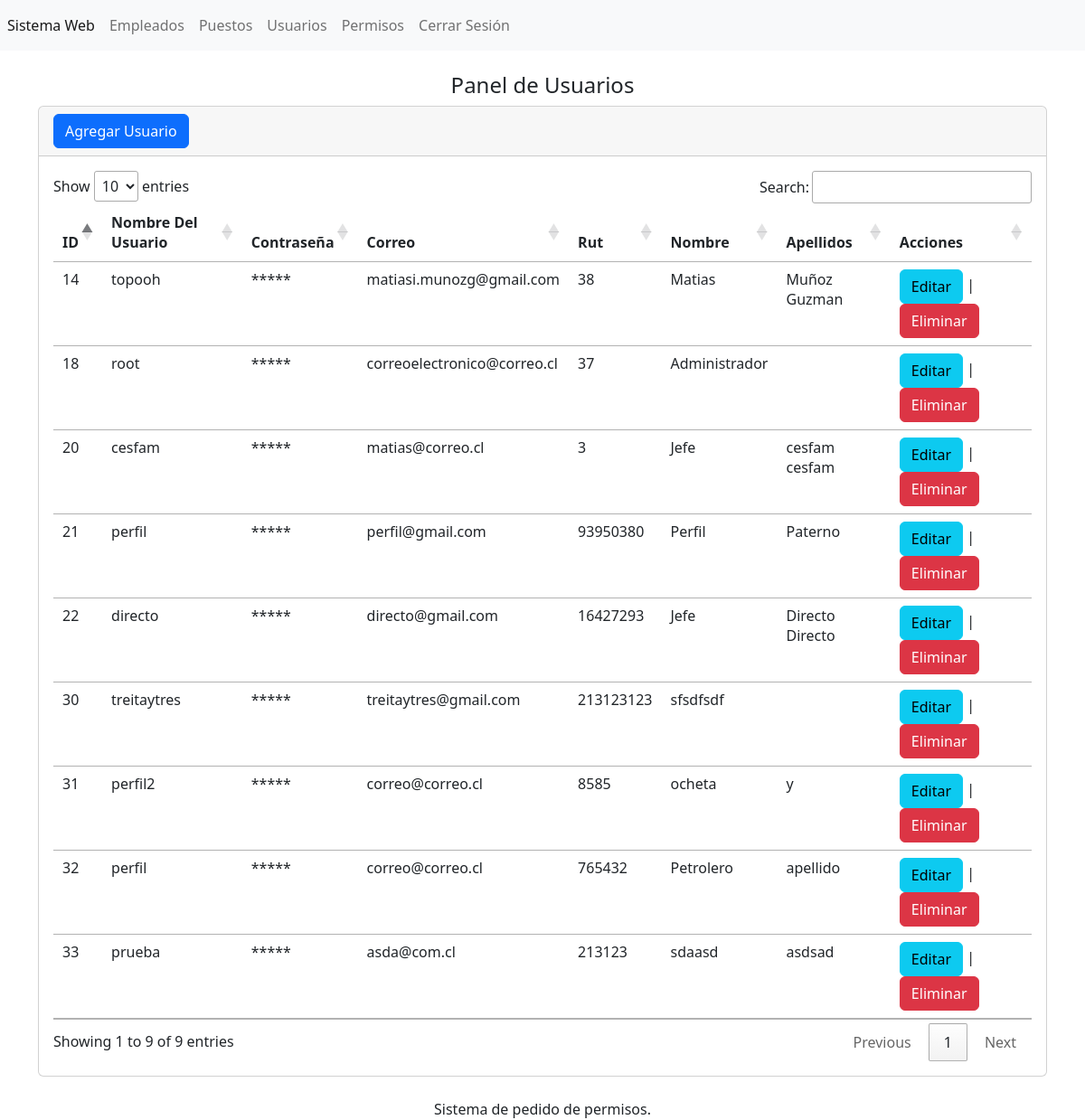
Before: /secciones/usuarios/index.php (signed in) with the older database file.
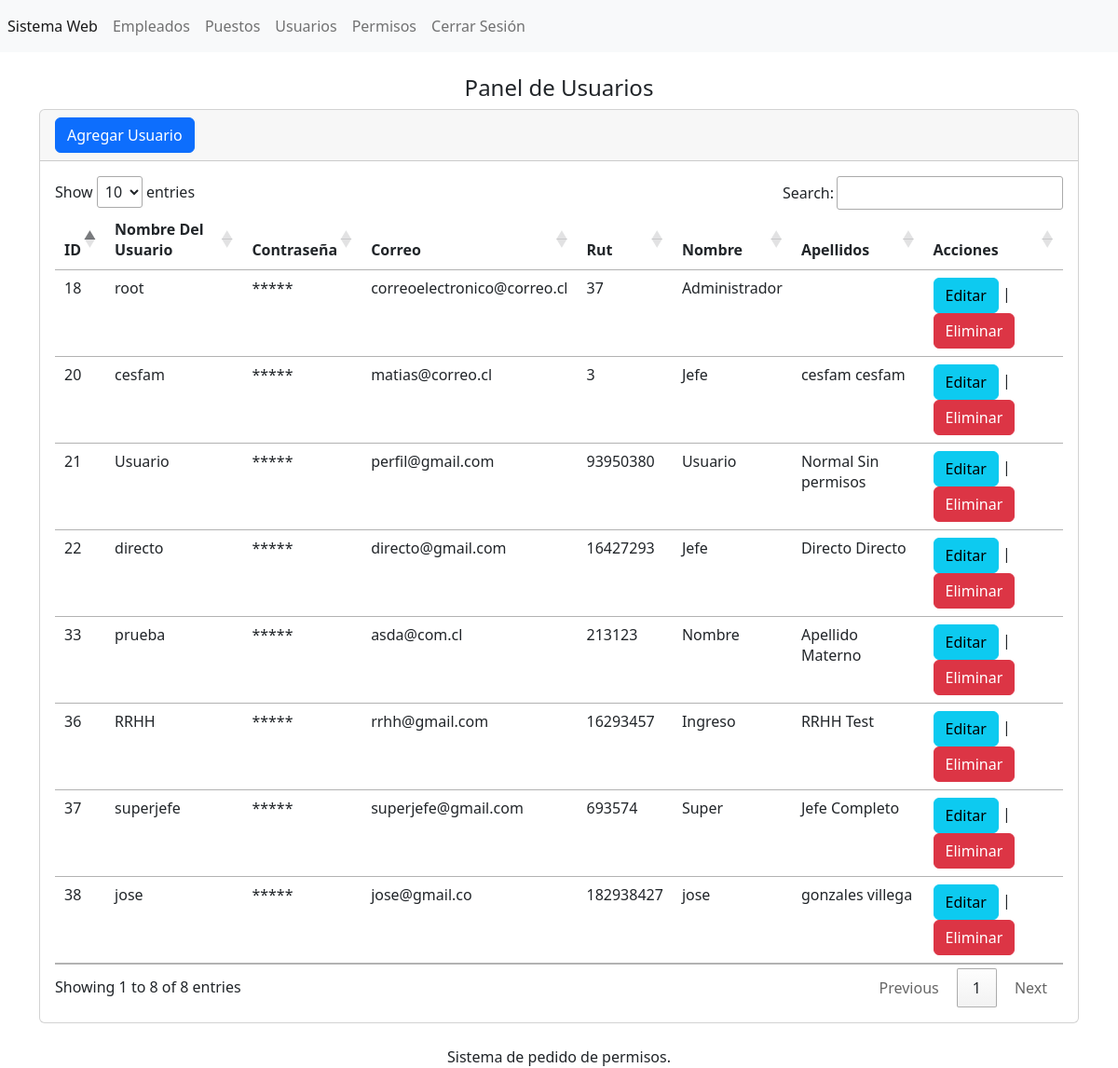
After: the same page with the newer database file.
### tables this page shows
CREATE TABLE `tbl_usuarios` (
  `id` int(11) NOT NULL,
  `usuario` varchar(255) NOT NULL,
  `password` varchar(255) NOT NULL,
  `correo` varchar(255) NOT NULL,
  `rut` int(11) NOT NULL,
  `dv` varchar(1) NOT NULL,
  `nombre` varchar(255) NOT NULL,
  `apellido_pat` varchar(255) NOT NULL,
  `apellido_mat` varchar(255) NOT NULL,
  `tipousuario` int(11) NOT NULL
);

### secciones/usuarios/index.php (the view, shortened to what this page needs)
<?php
include ("../../bd.php");
$sentencia=$conexion->prepare("select * from tbl_usuarios");
$sentencia->execute();
$lista_tbl_usuarios=$sentencia->fetchALL(PDO::FETCH_ASSOC);
?>
<?php
switch($_SESSION['tipousuario']){
case 4:
include("../../templates/admin/header.php");
break;
}
?>
<br>
<center><h4>Panel de Usuarios</h4></center>
<div class="card">
    <div class="card-header">
    <a name="" id="" class="btn btn-primary" href="crear.php" role="button">Agregar Usuario</a>    </div>
    <div class="card-body">
<div class="table-responsive-sm">
    <table class="table" id="tabla_id">
        <thead>
            <tr>
                <th scope="col">ID</th>
                <th scope="col">Nombre Del Usuario</th>
                <th scope="col">Contraseña</th>
                <th scope="col">Correo</th>
                <th scope="col">Rut </th>
                <th scope="col">Nombre </th>
                <th scope="col">Apellidos </th>
                <th scope="col">Acciones</th>
            </tr>
        </thead>
        <tbody>
            <?php foreach ($lista_tbl_usuarios as $registro) {?>
            <tr class="">
                <td scope="row"><?php echo $registro['id']; ?></td>
                <td><?php echo $registro['usuario']; ?></td>
                <td>*****</td>
                <td><?php echo $registro['correo']; ?></td>
                <td><?php echo $registro['rut']; ?> </td>
                <td><?php echo $registro['nombre']; ?> </td>
                <td><?php echo $registro['apellido_pat']; echo " "; echo $registro['apellido_mat']; ?> </td>
                <td>
                <a class="btn btn-info" href="editar.php?txtID=<?php echo$registro['id'] ?>" role="button">Editar </a>
                <span>|
                <a class="btn btn-danger" href="javascript:borrar(<?php echo$registro['id'] ?>);" role="button">Eliminar </a>
                </td>
            </tr>
            <?php } ?>
        </tbody>
    </table>
</div>
    </div>
</div>
<?php include("../../templates/footer.php"); ?>

### templates/admin/header.php (shortened to what this page needs)
<?php
$url_base="http://localhost/salud/";
?>
<!doctype html>
<html lang="es">
<head>
  <link href="https://cdn.jsdelivr.net/npm/bootstrap@5.2.1/dist/css/bootstrap.min.css" rel="stylesheet"
>
    <link rel="stylesheet" type="text/css" href="https://cdn.datatables.net/1.13.2/css/jquery.dataTables.css">
</head>
<body>
  <header>
    <nav class="navbar navbar-expand navbar-light bg-light">
        <ul class="nav navbar-nav">
            <li class="nav-item">
                <a class="nav-link active" href="/salud/" aria-current="page">Sistema Web <span class="visually-hidden">(current)</span></a>
            </li>
            <li class="nav-item">
                <a class="nav-link" href="<?php echo $url_base;?>secciones/empleados/">Empleados</a>
            </li>
            <li class="nav-item">
                <a class="nav-link" href="<?php echo $url_base;?>secciones/puestos/">Puestos</a>
            </li>
            <li class="nav-item">
                <a class="nav-link" href="<?php echo $url_base;?>secciones/usuarios/">Usuarios</a>
            </li>
            <li class="nav-item">
                <a class="nav-link" href="<?php echo $url_base;?>secciones/permisos/">Permisos</a>
            </li>
            <li class="nav-item">
                <a class="nav-link" href="<?php echo $url_base;?>cerrar.php">Cerrar Sesión</a>
            </li>
        </ul>
    </nav>
  </header>
  <main class="container">

### templates/footer.php (shortened to what this page needs)
</main>
  <footer>
<br>
  <center>
    Sistema de pedido de permisos.
  </center>
  </footer>
</body>
</html>

Changed rows visible on the page:
removed tbl_usuarios: id "14", usuario "topooh", correo "matiasi.munozg@gmail.com", rut "38", nombre "Matias", apellido_pat "Muñoz", apellido_mat "Guzman"
removed tbl_usuarios: id "30", usuario "treitaytres", correo "treitaytres@gmail.com", rut "213123123", nombre "sfsdfsdf"
removed tbl_usuarios: id "31", usuario "perfil2", correo "correo@correo.cl", rut "8585", nombre "ocheta", apellido_pat "y"
removed tbl_usuarios: id "32", usuario "perfil", correo "correo@correo.cl", rut "765432", nombre "Petrolero", apellido_pat "apellido"
changed tbl_usuarios "perfil@gmail.com": usuario "perfil" → "Usuario"; nombre "Perfil" → "Usuario"; apellido_pat "Paterno" → "Normal"; apellido_mat (not shown) → "Sin permisos"
changed tbl_usuarios "prueba": nombre "sdaasd" → "Nombre"; apellido_pat "asdsad" → "Apellido"; apellido_mat (not shown) → "Materno"
added tbl_usuarios: id "36", usuario "RRHH", correo "rrhh@gmail.com", rut "16293457", nombre "Ingreso", apellido_pat "RRHH", apellido_mat "Test"
added tbl_usuarios: id "37", usuario "superjefe", correo "superjefe@gmail.com", rut "693574", nombre "Super", apellido_pat "Jefe", apellido_mat "Completo"
added tbl_usuarios: id "38", usuario "jose", correo "jose@gmail.co", rut "182938427", nombre "jose", apellido_pat "gonzales", apellido_mat "villega"
Other visible differences:
text written by a page script: "Show entries Search: Showing 1 to 9 of 9 entries Previous 1 Next" → "Show entries Search: Showing 1 to 8 of 8 entries Previous 1 Next"
